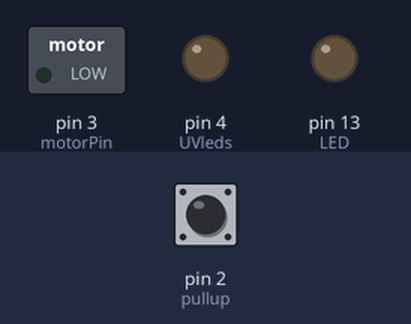
A sketch run on a simulated Arduino Uno, built with avr-gcc and run on an emulated ATmega328P. Parts: switched loads named in the sketch (green lamp = pin HIGH), output pins drawn as LEDs (lit = HIGH). The test bench sets the inputs (shaded band); at power-on: pin 2 (pullup) HIGH. What the sketch prints to the serial monitor is not drawn.

Above: at 1.2 s.
1.3 s: pin 2 (pullup) pulled LOW for 0.15 s
At 1.37 s:
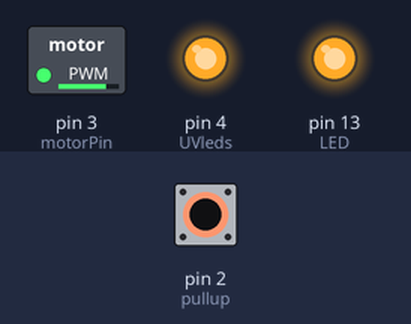
2.9 s: pin 2 (pullup) pulled LOW for 3.2 s
At 7.3 s:
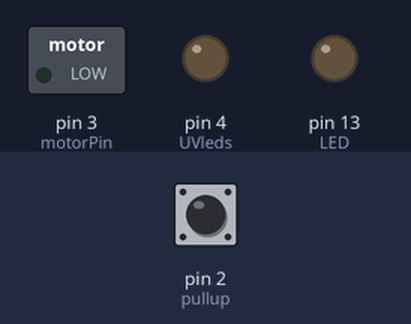
Timing chart, 0 to 8.8 s (numbered marks = the images above; inputs shaded):
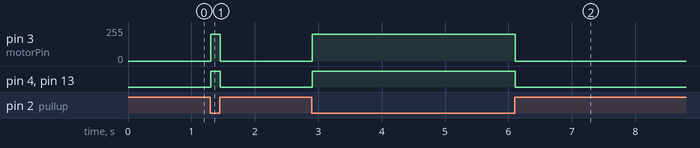

The sketch:

bubble.ino
```cpp
int motorPin = 3;

const int pullup = 2;
const int LED = 13;
const int UVleds = 4;


void setup()
{
  pinMode(motorPin, OUTPUT);

  pinMode(pullup, INPUT_PULLUP);
  pinMode(LED, OUTPUT);
  pinMode(UVleds, OUTPUT);

  Serial.begin(9600);
  while (! Serial);
  Serial.println("Speed 0 to 255");
}


void loop()
{

  //read the pushbutton value into a variable
  int buttonVal = digitalRead(2);
  //print out the value of the pushbutton
  Serial.println(buttonVal);

  // Keep in mind the pullup means the pushbutton's
  // logic is inverted. It goes HIGH when it's open,
  // and LOW when it's pressed. Turn on pin 13 when the
  // button's pressed, and off when it's not:
  if (buttonVal == HIGH) {
    digitalWrite(LED, LOW);
    digitalWrite(UVleds, LOW);
    analogWrite(motorPin, 0);
  } else {
    digitalWrite(LED, HIGH);
    digitalWrite(UVleds, HIGH);
    analogWrite(motorPin, 200);
  }

}
```

Measured:
- after the input at 1.3 s, pin 3 (motorPin): 0/255 → 200/255 at once, → 0/255 0.15 s later; pin 4 (UVleds), pin 13 (LED): LOW → HIGH at once, → LOW 0.15 s later
- after the input at 2.9 s, pin 3 (motorPin): 0/255 → 200/255 at once, → 0/255 3.2 s later; pin 4 (UVleds), pin 13 (LED): LOW → HIGH at once, → LOW 3.2 s later
